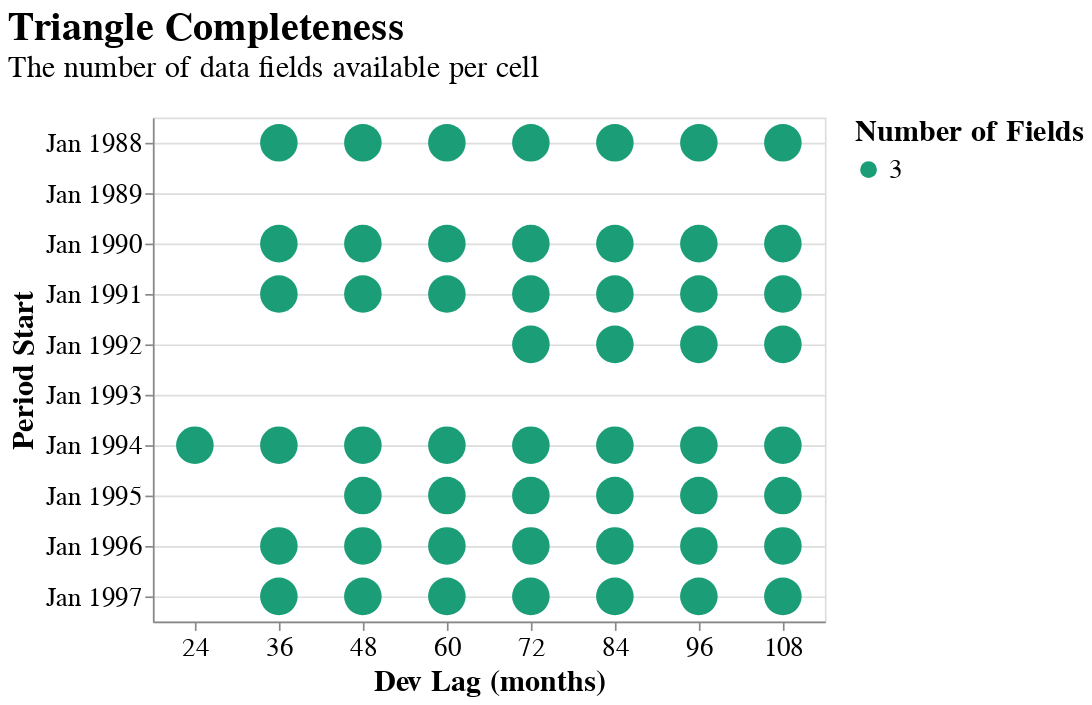

Source (notebook cell):
### Markdown cell above
## Filtering

### Code cell
large = meyers.filter(lambda cell: cell['paid_loss'] > 3.5e6)
large.plot_data_completeness()

### Figure 1 — Vega-Lite specification as saved in the notebook (floating-point values rounded to 4 significant figures)
{"autosize": {"contains": "content", "resize": true}, "config": {"style": {"group-title": {"fontSize": 24}, "group-subtitle": {"fontSize": 18}, "guide-label": {"fontSize": 16, "font": "sans-serif"}, "guide-title": {"fontSize": 18, "font": "sans-serif"}}, "mark": {"color": "#1f8fff"}, "title": {"anchor": "start", "offset": 20}, "legend": {"orient": "right", "titleAnchor": "start", "layout": {"direction": "vertical"}, "labelFontSize": 16.0, "titleFontSize": 18.0}, "axis": {"labelFontSize": 16.0, "titleFontSize": 18.0}}, "data": {"values": [{"period_start": "1988-01-01T00:00:00", "period_end": "1988-12-31T00:00:00", "evaluation_date": "1991-12-31T00:00:00", "dev_lag": 36.0, "Number of Fields": 3, "Fields": "Paid Loss ($3,647,000), Reported Loss ($3,835,000), Earned Premium ($5,812,000)"}, {"period_start": "1988-01-01T00:00:00", "period_end": "1988-12-31T00:00:00", "evaluation_date": "1992-12-31T00:00:00", "dev_lag": 48.0, "Number of Fields": 3, "Fields": "Paid Loss ($3,724,000), Reported Loss ($3,873,000), Earned Premium ($5,812,000)"}, {"period_start": "1988-01-01T00:00:00", "period_end": "1988-12-31T00:00:00", "evaluation_date": "1993-12-31T00:00:00", "dev_lag": 60.0, "Number of Fields": 3, "Fields": "Paid Loss ($3,832,000), Reported Loss ($3,895,000), Earned Premium ($5,812,000)"}, {"period_start": "1988-01-01T00:00:00", "period_end": "1988-12-31T00:00:00", "evaluation_date": "1994-12-31T00:00:00", "dev_lag": 72.0, "Number of Fields": 3, "Fields": "Paid Loss ($3,899,000), Reported Loss ($3,918,000), Earned Premium ($5,812,000)"}, {"period_start": "1988-01-01T00:00:00", "period_end": "1988-12-31T00:00:00", "evaluation_date": "1995-12-31T00:00:00", "dev_lag": 84.0, "Number of Fields": 3, "Fields": "Paid Loss ($3,907,000), Reported Loss ($3,918,000), Earned Premium ($5,812,000)"}, {"period_start": "1988-01-01T00:00:00", "period_end": "1988-12-31T00:00:00", "evaluation_date": "1996-12-31T00:00:00", "dev_lag": 96.0, "Number of Fields": 3, "Fields": "Paid Loss ($3,911,000), Reported Loss ($3,917,000), Earned Premium ($5,812,000)"}, {"period_start": "1988-01-01T00:00:00", "period_end": "1988-12-31T00:00:00", "evaluation_date": "1997-12-31T00:00:00", "dev_lag": 108.0, "Number of Fields": 3, "Fields": "Paid Loss ($3,912,000), Reported Loss ($3,917,000), Earned Premium ($5,812,000)"}, {"period_start": "1990-01-01T00:00:00", "period_end": "1990-12-31T00:00:00", "evaluation_date": "1993-12-31T00:00:00", "dev_lag": 36.0, "Number of Fields": 3, "Fields": "Paid Loss ($3,832,000), Reported Loss ($4,000,000), Earned Premium ($5,454,000)"}, {"period_start": "1990-01-01T00:00:00", "period_end": "1990-12-31T00:00:00", "evaluation_date": "1994-12-31T00:00:00", "dev_lag": 48.0, "Number of Fields": 3, "Fields": "Paid Loss ($4,039,000), Reported Loss ($4,105,000), Earned Premium ($5,454,000)"}, {"period_start": "1990-01-01T00:00:00", "period_end": "1990-12-31T00:00:00", "evaluation_date": "1995-12-31T00:00:00", "dev_lag": 60.0, "Number of Fields": 3, "Fields": "Paid Loss ($4,065,000), Reported Loss ($4,087,000), Earned Premium ($5,454,000)"}, {"period_start": "1990-01-01T00:00:00", "period_end": "1990-12-31T00:00:00", "evaluation_date": "1996-12-31T00:00:00", "dev_lag": 72.0, "Number of Fields": 3, "Fields": "Paid Loss ($4,102,000), Reported Loss ($4,112,000), Earned Premium ($5,454,000)"}, {"period_start": "1990-01-01T00:00:00", "period_end": "1990-12-31T00:00:00", "evaluation_date": "1997-12-31T00:00:00", "dev_lag": 84.0, "Number of Fields": 3, "Fields": "Paid Loss ($4,155,000), Reported Loss ($4,170,000), Earned Premium ($5,454,000)"}, {"period_start": "1990-01-01T00:00:00", "period_end": "1990-12-31T00:00:00", "evaluation_date": "1998-12-31T00:00:00", "dev_lag": 96.0, "Number of Fields": 3, "Fields": "Paid Loss ($4,268,000), Reported Loss ($4,271,000), Earned Premium ($5,454,000)"}, {"period_start": "1990-01-01T00:00:00", "period_end": "1990-12-31T00:00:00", "evaluation_date": "1999-12-31T00:00:00", "dev_lag": 108.0, "Number of Fields": 3, "Fields": "Paid Loss ($4,274,000), Reported Loss ($4,279,000), Earned Premium ($5,454,000)"}, {"period_start": "1991-01-01T00:00:00", "period_end": "1991-12-31T00:00:00", "evaluation_date": "1994-12-31T00:00:00", "dev_lag": 36.0, "Number of Fields": 3, "Fields": "Paid Loss ($3,600,000), Reported Loss ($4,018,000), Earned Premium ($5,165,000)"}, {"period_start": "1991-01-01T00:00:00", "period_end": "1991-12-31T00:00:00", "evaluation_date": "1995-12-31T00:00:00", "dev_lag": 48.0, "Number of Fields": 3, "Fields": "Paid Loss ($3,900,000), Reported Loss ($4,295,000), Earned Premium ($5,165,000)"}, {"period_start": "1991-01-01T00:00:00", "period_end": "1991-12-31T00:00:00", "evaluation_date": "1996-12-31T00:00:00", "dev_lag": 60.0, "Number of Fields": 3, "Fields": "Paid Loss ($4,320,000), Reported Loss ($4,334,000), Earned Premium ($5,165,000)"}, {"period_start": "1991-01-01T00:00:00", "period_end": "1991-12-31T00:00:00", "evaluation_date": "1997-12-31T00:00:00", "dev_lag": 72.0, "Number of Fields": 3, "Fields": "Paid Loss ($4,332,000), Reported Loss ($4,343,000), Earned Premium ($5,165,000)"}, {"period_start": "1991-01-01T00:00:00", "period_end": "1991-12-31T00:00:00", "evaluation_date": "1998-12-31T00:00:00", "dev_lag": 84.0, "Number of Fields": 3, "Fields": "Paid Loss ($4,338,000), Reported Loss ($4,340,000), Earned Premium ($5,165,000)"}, {"period_start": "1991-01-01T00:00:00", "period_end": "1991-12-31T00:00:00", "evaluation_date": "1999-12-31T00:00:00", "dev_lag": 96.0, "Number of Fields": 3, "Fields": "Paid Loss ($4,341,000), Reported Loss ($4,342,000), Earned Premium ($5,165,000)"}, {"period_start": "1991-01-01T00:00:00", "period_end": "1991-12-31T00:00:00", "evaluation_date": "2000-12-31T00:00:00", "dev_lag": 108.0, "Number of Fields": 3, "Fields": "Paid Loss ($4,341,000), Reported Loss ($4,341,000), Earned Premium ($5,165,000)"}, {"period_start": "1992-01-01T00:00:00", "period_end": "1992-12-31T00:00:00", "evaluation_date": "1998-12-31T00:00:00", "dev_lag": 72.0, "Number of Fields": 3, "Fields": "Paid Loss ($3,531,000), Reported Loss ($3,542,000), Earned Premium ($5,214,000)"}, {"period_start": "1992-01-01T00:00:00", "period_end": "1992-12-31T00:00:00", "evaluation_date": "1999-12-31T00:00:00", "dev_lag": 84.0, "Number of Fields": 3, "Fields": "Paid Loss ($3,540,000), Reported Loss ($3,541,000), Earned Premium ($5,214,000)"}, {"period_start": "1992-01-01T00:00:00", "period_end": "1992-12-31T00:00:00", "evaluation_date": "2000-12-31T00:00:00", "dev_lag": 96.0, "Number of Fields": 3, "Fields": "Paid Loss ($3,540,000), Reported Loss ($3,541,000), Earned Premium ($5,214,000)"}, {"period_start": "1992-01-01T00:00:00", "period_end": "1992-12-31T00:00:00", "evaluation_date": "2001-12-31T00:00:00", "dev_lag": 108.0, "Number of Fields": 3, "Fields": "Paid Loss ($3,583,000), Reported Loss ($3,587,000), Earned Premium ($5,214,000)"}, {"period_start": "1994-01-01T00:00:00", "period_end": "1994-12-31T00:00:00", "evaluation_date": "1996-12-31T00:00:00", "dev_lag": 24.0, "Number of Fields": 3, "Fields": "Paid Loss ($3,945,000), Reported Loss ($4,841,000), Earned Premium ($4,992,000)"}, {"period_start": "1994-01-01T00:00:00", "period_end": "1994-12-31T00:00:00", "evaluation_date": "1997-12-31T00:00:00", "dev_lag": 36.0, "Number of Fields": 3, "Fields": "Paid Loss ($4,714,000), Reported Loss ($5,176,000), Earned Premium ($4,992,000)"}, {"period_start": "1994-01-01T00:00:00", "period_end": "1994-12-31T00:00:00", "evaluation_date": "1998-12-31T00:00:00", "dev_lag": 48.0, "Number of Fields": 3, "Fields": "Paid Loss ($5,462,000), Reported Loss ($5,551,000), Earned Premium ($4,992,000)"}, {"period_start": "1994-01-01T00:00:00", "period_end": "1994-12-31T00:00:00", "evaluation_date": "1999-12-31T00:00:00", "dev_lag": 60.0, "Number of Fields": 3, "Fields": "Paid Loss ($5,680,000), Reported Loss ($5,689,000), Earned Premium ($4,992,000)"}, {"period_start": "1994-01-01T00:00:00", "period_end": "1994-12-31T00:00:00", "evaluation_date": "2000-12-31T00:00:00", "dev_lag": 72.0, "Number of Fields": 3, "Fields": "Paid Loss ($5,682,000), Reported Loss ($5,683,000), Earned Premium ($4,992,000)"}, {"period_start": "1994-01-01T00:00:00", "period_end": "1994-12-31T00:00:00", "evaluation_date": "2001-12-31T00:00:00", "dev_lag": 84.0, "Number of Fields": 3, "Fields": "Paid Loss ($5,683,000), Reported Loss ($5,688,000), Earned Premium ($4,992,000)"}, {"period_start": "1994-01-01T00:00:00", "period_end": "1994-12-31T00:00:00", "evaluation_date": "2002-12-31T00:00:00", "dev_lag": 96.0, "Number of Fields": 3, "Fields": "Paid Loss ($5,684,000), Reported Loss ($5,684,000), Earned Premium ($4,992,000)"}, {"period_start": "1994-01-01T00:00:00", "period_end": "1994-12-31T00:00:00", "evaluation_date": "2003-12-31T00:00:00", "dev_lag": 108.0, "Number of Fields": 3, "Fields": "Paid Loss ($5,684,000), Reported Loss ($5,684,000), Earned Premium ($4,992,000)"}, {"period_start": "1995-01-01T00:00:00", "period_end": "1995-12-31T00:00:00", "evaluation_date": "1999-12-31T00:00:00", "dev_lag": 48.0, "Number of Fields": 3, "Fields": "Paid Loss ($3,678,000), Reported Loss ($4,148,000), Earned Premium ($5,466,000)"}, {"period_start": "1995-01-01T00:00:00", "period_end": "1995-12-31T00:00:00", "evaluation_date": "2000-12-31T00:00:00", "dev_lag": 60.0, "Number of Fields": 3, "Fields": "Paid Loss ($4,002,000), Reported Loss ($4,123,000), Earned Premium ($5,466,000)"}, {"period_start": "1995-01-01T00:00:00", "period_end": "1995-12-31T00:00:00", "evaluation_date": "2001-12-31T00:00:00", "dev_lag": 72.0, "Number of Fields": 3, "Fields": "Paid Loss ($4,117,000), Reported Loss ($4,126,000), Earned Premium ($5,466,000)"}, {"period_start": "1995-01-01T00:00:00", "period_end": "1995-12-31T00:00:00", "evaluation_date": "2002-12-31T00:00:00", "dev_lag": 84.0, "Number of Fields": 3, "Fields": "Paid Loss ($4,125,000), Reported Loss ($4,127,000), Earned Premium ($5,466,000)"}, {"period_start": "1995-01-01T00:00:00", "period_end": "1995-12-31T00:00:00", "evaluation_date": "2003-12-31T00:00:00", "dev_lag": 96.0, "Number of Fields": 3, "Fields": "Paid Loss ($4,128,000), Reported Loss ($4,128,000), Earned Premium ($5,466,000)"}, {"period_start": "1995-01-01T00:00:00", "period_end": "1995-12-31T00:00:00", "evaluation_date": "2004-12-31T00:00:00", "dev_lag": 108.0, "Number of Fields": 3, "Fields": "Paid Loss ($4,128,000), Reported Loss ($4,128,000), Earned Premium ($5,466,000)"}, {"period_start": "1996-01-01T00:00:00", "period_end": "1996-12-31T00:00:00", "evaluation_date": "1999-12-31T00:00:00", "dev_lag": 36.0, "Number of Fields": 3, "Fields": "Paid Loss ($3,843,000), Reported Loss ($3,973,000), Earned Premium ($5,226,000)"}, {"period_start": "1996-01-01T00:00:00", "period_end": "1996-12-31T00:00:00", "evaluation_date": "2000-12-31T00:00:00", "dev_lag": 48.0, "Number of Fields": 3, "Fields": "Paid Loss ($3,965,000), Reported Loss ($4,031,000), Earned Premium ($5,226,000)"}, {"period_start": "1996-01-01T00:00:00", "period_end": "1996-12-31T00:00:00", "evaluation_date": "2001-12-31T00:00:00", "dev_lag": 60.0, "Number of Fields": 3, "Fields": "Paid Loss ($4,127,000), Reported Loss ($4,157,000), Earned Premium ($5,226,000)"}, {"period_start": "1996-01-01T00:00:00", "period_end": "1996-12-31T00:00:00", "evaluation_date": "2002-12-31T00:00:00", "dev_lag": 72.0, "Number of Fields": 3, "Fields": "Paid Loss ($4,133,000), Reported Loss ($4,143,000), Earned Premium ($5,226,000)"}, {"period_start": "1996-01-01T00:00:00", "period_end": "1996-12-31T00:00:00", "evaluation_date": "2003-12-31T00:00:00", "dev_lag": 84.0, "Number of Fields": 3, "Fields": "Paid Loss ($4,141,000), Reported Loss ($4,142,000), Earned Premium ($5,226,000)"}, {"period_start": "1996-01-01T00:00:00", "period_end": "1996-12-31T00:00:00", "evaluation_date": "2004-12-31T00:00:00", "dev_lag": 96.0, "Number of Fields": 3, "Fields": "Paid Loss ($4,142,000), Reported Loss ($4,144,000), Earned Premium ($5,226,000)"}, {"period_start": "1996-01-01T00:00:00", "period_end": "1996-12-31T00:00:00", "evaluation_date": "2005-12-31T00:00:00", "dev_lag": 108.0, "Number of Fields": 3, "Fields": "Paid Loss ($4,144,000), Reported Loss ($4,144,000), Earned Premium ($5,226,000)"}, {"period_start": "1997-01-01T00:00:00", "period_end": "1997-12-31T00:00:00", "evaluation_date": "2000-12-31T00:00:00", "dev_lag": 36.0, "Number of Fields": 3, "Fields": "Paid Loss ($3,674,000), Reported Loss ($3,977,000), Earned Premium ($4,962,000)"}, {"period_start": "1997-01-01T00:00:00", "period_end": "1997-12-31T00:00:00", "evaluation_date": "2001-12-31T00:00:00", "dev_lag": 48.0, "Number of Fields": 3, "Fields": "Paid Loss ($3,805,000), Reported Loss ($4,040,000), Earned Premium ($4,962,000)"}, {"period_start": "1997-01-01T00:00:00", "period_end": "1997-12-31T00:00:00", "evaluation_date": "2002-12-31T00:00:00", "dev_lag": 60.0, "Number of Fields": 3, "Fields": "Paid Loss ($4,005,000), Reported Loss ($4,121,000), Earned Premium ($4,962,000)"}, {"period_start": "1997-01-01T00:00:00", "period_end": "1997-12-31T00:00:00", "evaluation_date": "2003-12-31T00:00:00", "dev_lag": 72.0, "Number of Fields": 3, "Fields": "Paid Loss ($4,020,000), Reported Loss ($4,147,000), Earned Premium ($4,962,000)"}, {"period_start": "1997-01-01T00:00:00", "period_end": "1997-12-31T00:00:00", "evaluation_date": "2004-12-31T00:00:00", "dev_lag": 84.0, "Number of Fields": 3, "Fields": "Paid Loss ($4,095,000), Reported Loss ($4,155,000), Earned Premium ($4,962,000)"}, {"period_start": "1997-01-01T00:00:00", "period_end": "1997-12-31T00:00:00", "evaluation_date": "2005-12-31T00:00:00", "dev_lag": 96.0, "Number of Fields": 3, "Fields": "Paid Loss ($4,132,000), Reported Loss ($4,183,000), Earned Premium ($4,962,000)"}, {"period_start": "1997-01-01T00:00:00", "period_end": "1997-12-31T00:00:00", "evaluation_date": "2006-12-31T00:00:00", "dev_lag": 108.0, "Number of Fields": 3, "Fields": "Paid Loss ($4,139,000), Reported Loss ($4,181,000), Earned Premium ($4,962,000)"}]}, "mark": {"type": "circle", "opacity": 1, "size": 500.0}, "encoding": {"color": {"condition": {"param": "param_19", "field": "Number of Fields", "scale": {"scheme": "dark2"}, "type": "nominal"}, "value": "lightgray"}, "tooltip": [{"field": "period_start", "title": "Period Start", "type": "temporal"}, {"field": "period_end", "title": "Period End", "type": "temporal"}, {"field": "evaluation_date", "title": "Evaluation Date", "type": "temporal"}, {"field": "dev_lag", "title": "Dev Lag (months)", "type": "nominal"}, {"field": "Fields", "type": "nominal"}], "x": {"axis": {"labelAngle": 0}, "field": "dev_lag", "scale": {"zero": true}, "title": "Dev Lag (months)", "type": "nominal"}, "y": {"field": "period_start", "scale": {"padding": 15, "reverse": true}, "timeUnit": "yearmonth", "title": "Period Start", "type": "temporal"}}, "height": 300, "params": [{"name": "param_19", "select": {"type": "point"}}, {"name": "param_20", "select": {"type": "interval", "encodings": ["x", "y"]}, "bind": "scales"}], "title": {"text": "Triangle Completeness", "subtitle": "The number of data fields available per cell"}, "width": 400, "$schema": "https://vega.github.io/schema/vega-lite/v5.20.1.json"}
